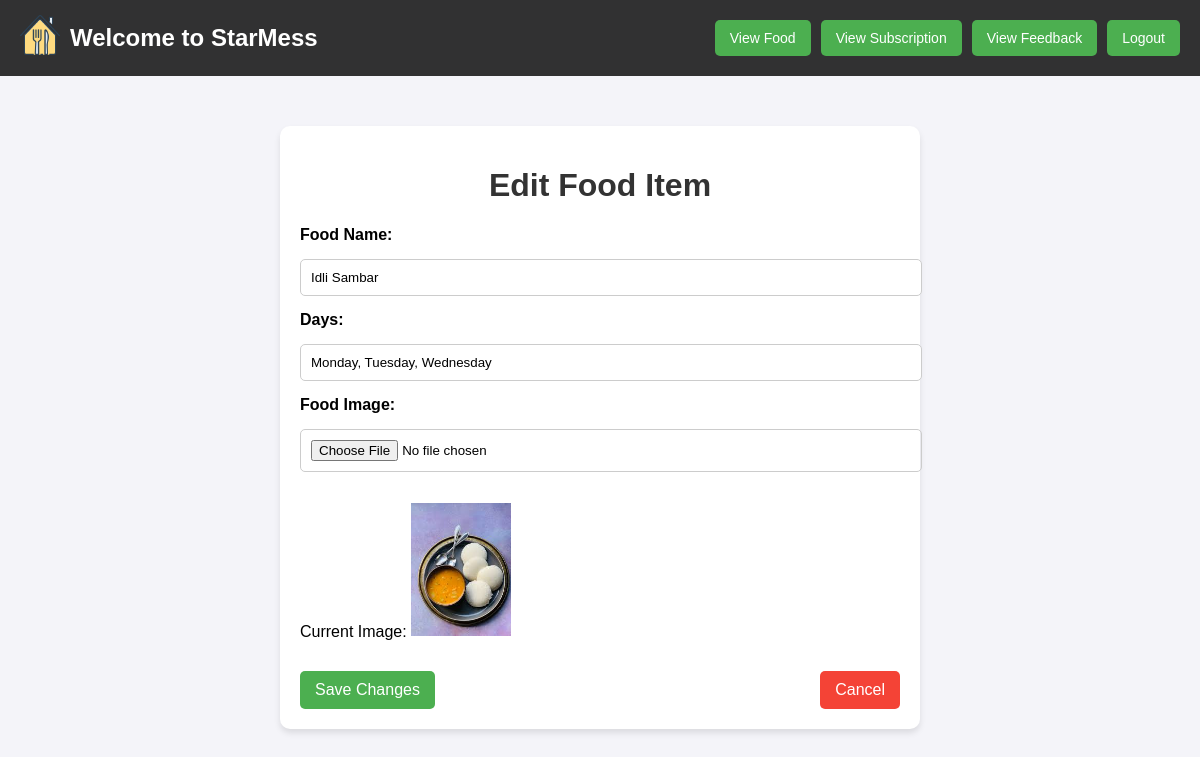
Page /edit_food.php?id=1 on the committed database.
### tables this page shows
CREATE TABLE foodcat (
    id INT AUTO_INCREMENT PRIMARY KEY,
    food_name VARCHAR(255),
    category ENUM('Breakfast', 'Lunch', 'Dinner'),
    days VARCHAR(255),
    image VARCHAR(255)
);

### edit_food.php (the view, shortened to what this page needs)
<?php
$servername = "localhost";
$username = "root";
$password = "";
$dbname = "mess_db";
$conn = new mysqli($servername, $username, $password, $dbname);
$food_id = intval($_GET['id']);
$sql = "SELECT * FROM foodcat WHERE id = ?";
$stmt = $conn->prepare($sql);
$stmt->bind_param("i", $food_id);
$stmt->execute();
$result = $stmt->get_result();
if ($result->num_rows > 0) {
    $food = $result->fetch_assoc();
} else {
    die("Food item not found.");
}
?>
<!DOCTYPE html>
<html lang="en">
<head>
</head>
<body>
<header>
    <h1>
        <a href="home.php"><img src="images/food.png" alt="Food Icon"></a>
        Welcome to StarMess
    </h1>
    <div class="nav-buttons">
        <button onclick="location.href='staff.php'">View Food</button>
        <button onclick="location.href='view_subscription.php'">View Subscription</button>
        <button onclick="location.href='view_feedback.php'">View Feedback</button>
        <button class="logout-button" onclick="location.href='staff_login.php'">Logout</button>
    </div>
</header>
<div class="container">
    <h1>Edit Food Item</h1>
    <form method="POST" enctype="multipart/form-data">
        <label for="food_name">Food Name:</label>
        <input type="text" id="food_name" name="food_name" value="<?php echo htmlspecialchars($food['food_name']); ?>" required>
        <label for="days">Days:</label>
        <input type="text" id="days" name="days" value="<?php echo htmlspecialchars($food['days']); ?>" required>
        <label for="image">Food Image:</label>
        <input type="file" id="image" name="image">
        <p>Current Image: <img src="images/<?php echo htmlspecialchars($food['image']); ?>" alt="<?php echo htmlspecialchars($food['food_name']); ?>" width="100"></p>
        <div class="actions">
            <button type="submit">Save Changes</button>
            <button type="button" class="cancel-btn" onclick="window.location.href='staff.php'">Cancel</button>
        </div>
    </form>
</div>
</body>
</html>

### edit_food.php (style rules this page uses)
body { font-family: Arial, sans-serif; margin: 0; padding: 0; background-color: #f4f4f9; }
.container { width: 50%; margin: 50px auto; background: #fff; padding: 20px; border-radius: 10px; box-shadow: 0 4px 6px rgba(0, 0, 0, 0.1); }
h1 { text-align: center; color: #333; }
form { display: flex; flex-direction: column; gap: 15px; }
label { font-weight: bold; }
input[type="text"], input[type="file"], select { padding: 10px; border: 1px solid #ccc; border-radius: 5px; width: 100%; }
button { padding: 10px 15px; background-color: #4CAF50; color: white; border: none; border-radius: 5px; cursor: pointer; font-size: 16px; }
.cancel-btn { background-color: #f44336; }
.actions { display: flex; justify-content: space-between; }
header { display: flex; justify-content: space-between; align-items: center; background-color: rgba(0, 0, 0, 0.8); color: white; padding: 15px 20px; }
header h1 { font-size: 24px; margin: 0; display: flex; align-items: center; gap: 10px; color: white; }
header h1 img { width: 40px; height: 40px; cursor: pointer; }
.nav-buttons { display: flex; gap: 10px; }
.nav-buttons button { padding: 10px 15px; background-color: #4CAF50; border: none; color: white; cursor: pointer; border-radius: 5px; transition: background-color 0.3s ease; font-size: 14px; }

### rows in the picture
foodcat: food_name "Idli Sambar", days "Monday, Tuesday, Wednesday", image (picture)
